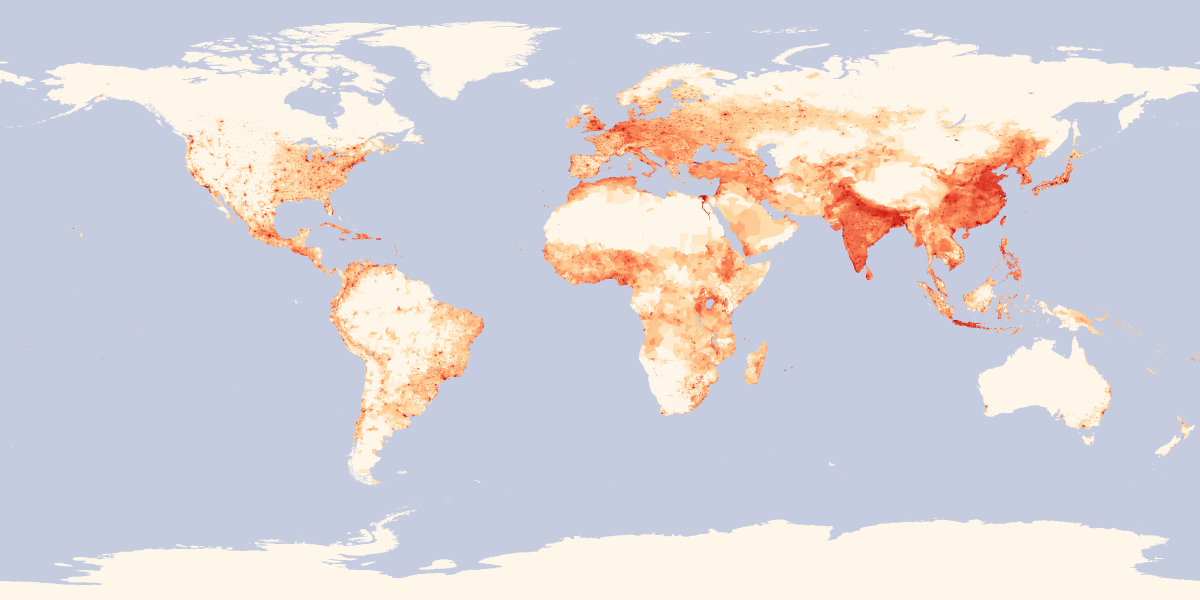
#> input picture chla_neo_cache.png, 3600 x 1800 px (shown at 1/3 size)
$ python make_strings.py
#> lines starting #> are read from the running program, lines starting #| are printed output that depends on the picture; after the words box and inside, x2 and y2 are one past the last pixel; in counts of white or black regions, pixels touching at a corner belong together
#!/usr/bin/env python3
"""
Generates strings_3_balanced.png and strings_4_tight.png with:
- Reduced blown-out highlights (log-compressed chlorophyll, no spike eddies)
- Real land mask extracted from NASA cache
- Japan / Korean peninsula shown in correct earthy colors
"""
import numpy as np
from PIL import Image, ImageFilter, ImageDraw
import os
from scipy.ndimage import gaussian_filter

SCRIPT_DIR = os.path.dirname(os.path.abspath(__file__))

# ── Region config (must match preprocess_ocean_data.py) ──────────────────────
LON_MIN, LON_MAX = 130.0, 215.0
LAT_MIN, LAT_MAX =  10.0,  60.0
W, H = 960, 480   # preview size

# ── Build improved chlorophyll (no star eddies, log-compressed) ───────────────
print("Building improved chlorophyll…")

lons = np.linspace(LON_MIN, LON_MAX, W, dtype=np.float32)
lats = np.linspace(LAT_MAX, LAT_MIN, H, dtype=np.float32)
lon_g, lat_g = np.meshgrid(lons, lats)

chl = np.zeros((H, W), dtype=np.float32)

# Subarctic front (45-58°N) — broad but not overwhelming
chl += 0.55 * np.exp(-((lat_g - 52.0)**2) / 40.0)

# Kuroshio — smooth Gaussian streak, not a star
kuro_lon = 143.0 + 8.0*np.sin((lat_g - 20.0)*0.12)
chl += 0.70 * np.exp(-((lon_g - kuro_lon)**2 + ((lat_g - 36.0)*2.2)**2) / 70.0)

# Kuroshio Extension filament (eastward jet with meanders)
ext_lat = 35.0 + 3.5*np.sin((lon_g - 145.0)*0.10)
in_ext = (lon_g > 145.0) & (lon_g < 210.0)
chl += 0.55 * np.exp(-((lat_g - ext_lat)**2)/7.0) * in_ext

# Oyashio cold current (east side, 40-55°N near coast)
east = lon_g > 195.0
chl += 0.40 * np.exp(-((lat_g - 47.0)**2)/80.0) * east

# Mesoscale eddies — smooth Gaussians only, NO spiral arms
for elon, elat, es, er in [(152,42,0.30,8),(165,36,0.25,6),(180,33,0.22,7),(192,40,0.28,6),(170,48,0.20,5)]:
    chl += es * np.exp(-((lon_g-elon)**2+(lat_g-elat)**2)/(2*er**2))

# Suppress subtropical gyre interior with smooth sigmoid (no hard rectangle)
gyre_cx, gyre_cy = (155+205)/2, (15+32)/2
gyre_mask_soft = (np.tanh((lon_g - 155.0)*0.4) * np.tanh((205.0 - lon_g)*0.4) *
                  np.tanh((lat_g - 15.0)*0.5) * np.tanh((32.0 - lat_g)*0.5))
gyre_mask_soft = np.clip(gyre_mask_soft, 0, 1)
chl *= (1.0 - gyre_mask_soft * 0.85)

# Anisotropic noise (E-W elongated like real filaments)
np.random.seed(42)
noise = gaussian_filter(np.random.rand(H, W).astype(np.float32), sigma=[1.2, 5.0])
chl += noise * 0.08

# Log-compress to reduce blown-out peaks (most important fix)
chl = np.clip(chl, 0, None)
chl = np.log1p(chl * 4.0) / np.log1p(4.0)   # soft ceiling

# Unsharp mask for filament sharpening
blurred = gaussian_filter(chl, sigma=2.0)
chl = np.clip(chl + 0.5*(chl - blurred), 0, 1)
chl /= chl.max() + 1e-6

print(f"  min={chl.min():.3f}  mean={chl.mean():.3f}  max={chl.max():.3f}")

# ── Extract land mask from NASA cache ────────────────────────────────────────
print("Extracting land mask from NASA cache…")
cache_path = os.path.join(SCRIPT_DIR, "chla_neo_cache.png")
cache_img  = Image.open(cache_path).convert("RGB")
#> cache_img is the input picture: PIL image 3600x1800 RGB; mean R, G, B 215.7, 211.5, 217.3
CW, CH = cache_img.size   # 3600x1800
#> CW = 3600; CH = 1800

def lon_to_px(lon, W_img):
    lon_norm = ((lon + 180.0) % 360.0) - 180.0
    return int((lon_norm + 180.0) / 360.0 * W_img)

def lat_to_py(lat, H_img):
    return int((90.0 - lat) / 180.0 * H_img)

x0 = lon_to_px(LON_MIN, CW)   # 130°E → ~3100
#> x0 = 3100
x1 = lon_to_px(LON_MAX, CW)   # 215°E = 145°W → ~350  (wraps)
#> x1 = 350
y0 = lat_to_py(LAT_MAX, CH)   # 60°N
#> y0 = 300
y1 = lat_to_py(LAT_MIN, CH)   # 10°N
#> y1 = 800

if x1 > x0:
    region = cache_img.crop((x0, y0, x1, y1))
else:
    left  = cache_img.crop((x0, y0, CW, y1))
    right = cache_img.crop((0,  y0, x1, y1))
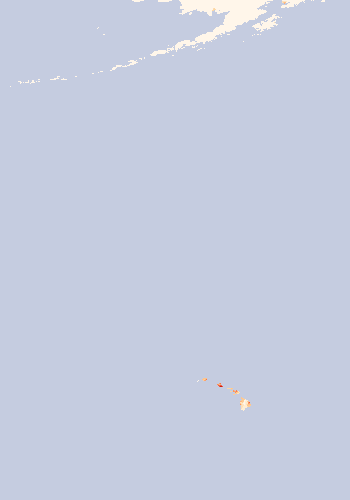
#> right: PIL image 350x500 RGB; mean R, G, B 197.8, 204.6, 224.1
    region = Image.new("RGB", (left.width + right.width, left.height))
#> region: PIL image 850x500 RGB; every value is 0
    region.paste(left, (0, 0)); region.paste(right, (left.width, 0))
#> after `region.paste(right, (left.width, 0))`:
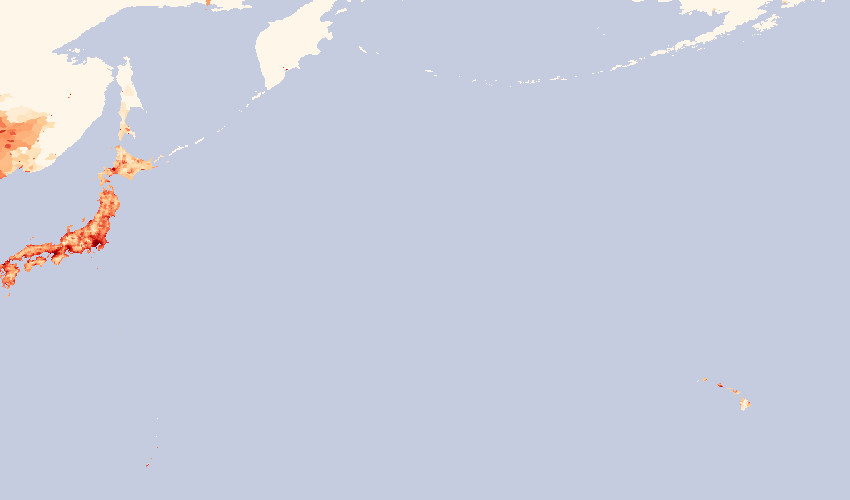
#> region: PIL image 850x500 RGB; mean R, G, B 200.6, 205.5, 222.9

region_r = region.resize((W, H), Image.LANCZOS)
carr = np.array(region_r).astype(np.float32) / 255.0
cr, cg, cb = carr[:,:,0], carr[:,:,1], carr[:,:,2]
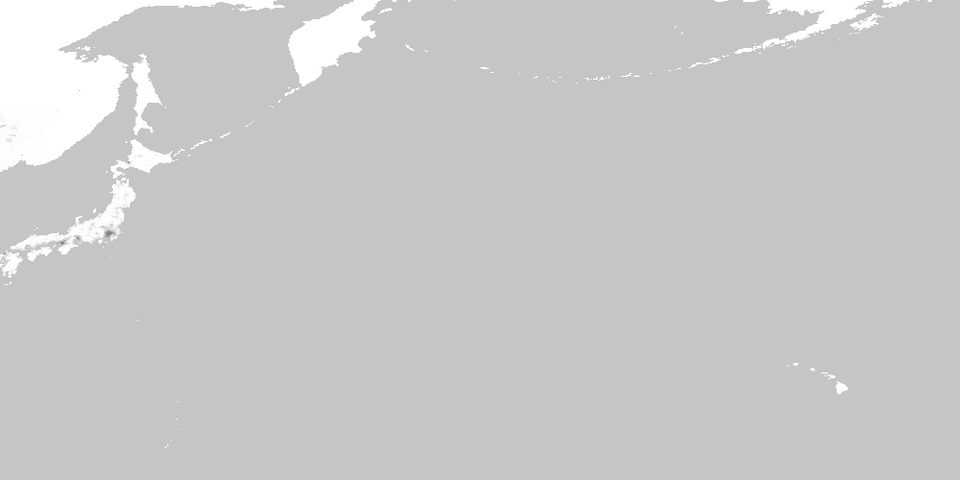
#> cr: shape (480, 960) float32; min 0.467, max 1, mean 0.787
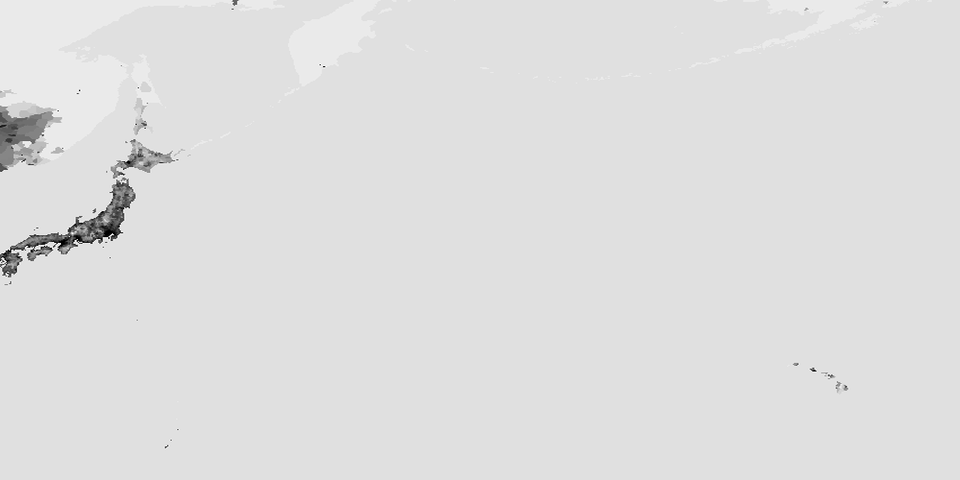
#> cb: shape (480, 960) float32; min 0, max 1, mean 0.874

# Land: noticeably warmer (redder) than blue channel
land_mask = (cr > cb + 0.06).astype(np.float32)
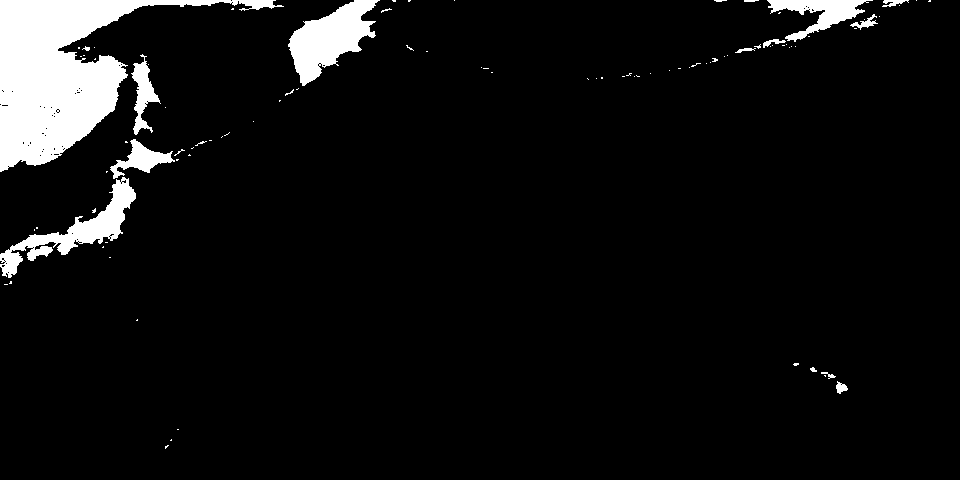
#> land_mask: shape (480, 960) float32; values 0 (black) and 1 (white), 6.3% white; 94 white regions (79 under 20 px), largest, box (x1, y1, x2, y2) and area: (0, 0, 284, 172) 17224, (288, 0, 380, 86) 3908, (0, 177, 136, 278) 3260
# Smooth mask slightly to avoid aliasing
land_mask = gaussian_filter(land_mask, sigma=0.8)
land_mask = (land_mask > 0.4).astype(np.float32)
#> land_mask: shape (480, 960) float32; values 0 (black) and 1 (white), 6.3% white; 56 white regions (42 under 20 px), largest, box (x1, y1, x2, y2) and area: (0, 0, 283, 172) 17320, (0, 139, 175, 278) 4336, (288, 0, 380, 86) 3931

print(f"  Land coverage: {100*land_mask.mean():.1f}%")
#|   Land coverage: 6.3%

# ── Current field ─────────────────────────────────────────────────────────────
fx=np.linspace(0,1,W,dtype=np.float32); fy=np.linspace(0,1,H,dtype=np.float32)
fxg,fyg=np.meshgrid(fx,fy)

dx=fxg-0.60; dy=fyg-0.35; r=np.sqrt(dx*dx+dy*dy)+0.01
gs=np.exp(-(r*r)/0.12); gu=gs*dy/r; gv=-gs*dx/r

dx2=fxg-0.55; dy2=fyg-0.78; r2=np.sqrt(dx2*dx2+dy2*dy2)+0.01
gs2=0.5*np.exp(-(r2*r2)/0.06); gu2=-gs2*dy2/r2; gv2=gs2*dx2/r2

kd=np.abs(fxg-0.15); kb=np.exp(-(kd*kd)/0.003)
kv=kb*np.clip(1.0-np.abs(fyg-0.60)*2,0,1)*1.2

jlat=0.56+0.06*np.sin(fxg*12); jb=np.exp(-((fyg-jlat)*10)**2)*np.clip((fxg-0.12)*5,0,1)
ju=jb; jv=0.25*np.cos(fxg*12)*jb

eu=np.zeros_like(fxg); ev=np.zeros_like(fxg)
for ex,ey,es,er,esign in [(0.30,0.45,0.45,0.07,+1),(0.65,0.38,0.38,0.055,-1),(0.78,0.60,0.30,0.05,+1),(0.42,0.70,0.35,0.06,-1)]:
    ddx=fxg-ex; ddy=fyg-ey; rr=np.sqrt(ddx*ddx+ddy*ddy)+0.01
    em=es*np.exp(-(rr**2)/(2*er**2)); eu+=esign*em*ddy/rr; ev+=esign*-em*ddx/rr

u=(gu+gu2+ju*0.9+eu).astype(np.float32); v=(gv+gv2+kv+jv+ev).astype(np.float32)
mag=np.sqrt(u*u+v*v); mag_max=np.percentile(mag,99)+1e-6
un=u/mag_max; vn=v/mag_max

# ── LIC ───────────────────────────────────────────────────────────────────────
def lic_pass(seed, steps, step_size, direction=1):
    h,w=seed.shape
    cx=np.tile(np.arange(w,dtype=np.float32),(h,1))
    cy=np.tile(np.arange(h,dtype=np.float32),(w,1)).T
    acc=np.zeros((h,w),dtype=np.float32)
    for _ in range(steps):
        xi=np.clip(cx,0,w-1).astype(np.int32); yi=np.clip(cy,0,h-1).astype(np.int32)
        xi1=np.minimum(xi+1,w-1); yi1=np.minimum(yi+1,h-1)
        tx=cx-xi; ty=cy-yi
        su=(un[yi,xi]*(1-tx)*(1-ty)+un[yi,xi1]*tx*(1-ty)+un[yi1,xi]*(1-tx)*ty+un[yi1,xi1]*tx*ty)
        sv=(vn[yi,xi]*(1-tx)*(1-ty)+vn[yi,xi1]*tx*(1-ty)+vn[yi1,xi]*(1-tx)*ty+vn[yi1,xi1]*tx*ty)
        cx=np.clip(cx+direction*su*step_size,0,w-1); cy=np.clip(cy+direction*sv*step_size,0,h-1)
#> (the run stopped early here; a loop or call above may not have finished)
